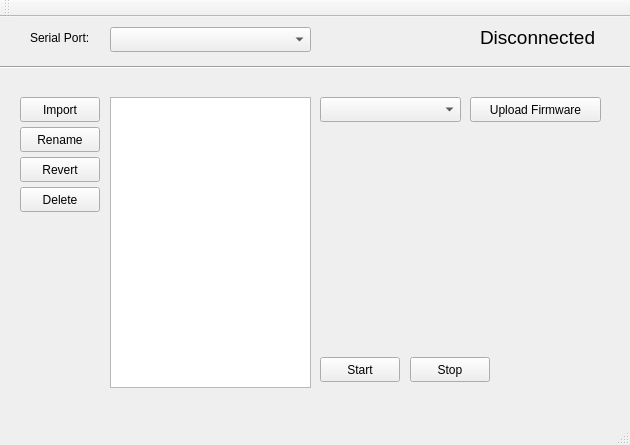
<?xml version="1.0" encoding="UTF-8"?>
<ui version="4.0">
 <class>MainWindow</class>
 <widget class="QMainWindow" name="MainWindow">
  <property name="geometry">
   <rect>
    <x>0</x>
    <y>0</y>
    <width>630</width>
    <height>445</height>
   </rect>
  </property>
  <property name="windowTitle">
   <string>86Scratch</string>
  </property>
  <widget class="QWidget" name="centralWidget">
   <widget class="QListWidget" name="projectListWidget">
    <property name="geometry">
     <rect>
      <x>110</x>
      <y>80</y>
      <width>201</width>
      <height>291</height>
     </rect>
    </property>
    <property name="font">
     <font>
      <pointsize>16</pointsize>
      <underline>false</underline>
     </font>
    </property>
    <property name="cursor" stdset="0">
     <cursorShape>PointingHandCursor</cursorShape>
    </property>
    <property name="lineWidth">
     <number>1</number>
    </property>
    <property name="midLineWidth">
     <number>0</number>
    </property>
   </widget>
   <widget class="QComboBox" name="serialComboBox">
    <property name="geometry">
     <rect>
      <x>110</x>
      <y>10</y>
      <width>201</width>
      <height>25</height>
     </rect>
    </property>
   </widget>
   <widget class="Line" name="line">
    <property name="geometry">
     <rect>
      <x>0</x>
      <y>40</y>
      <width>631</width>
      <height>20</height>
     </rect>
    </property>
    <property name="orientation">
     <enum>Qt::Horizontal</enum>
    </property>
   </widget>
   <widget class="QPushButton" name="importButton">
    <property name="geometry">
     <rect>
      <x>20</x>
      <y>80</y>
      <width>80</width>
      <height>25</height>
     </rect>
    </property>
    <property name="text">
     <string>Import</string>
    </property>
   </widget>
   <widget class="QPushButton" name="revertButton">
    <property name="geometry">
     <rect>
      <x>20</x>
      <y>140</y>
      <width>80</width>
      <height>25</height>
     </rect>
    </property>
    <property name="text">
     <string>Revert</string>
    </property>
   </widget>
   <widget class="QPushButton" name="deleteButton">
    <property name="geometry">
     <rect>
      <x>20</x>
      <y>170</y>
      <width>80</width>
      <height>25</height>
     </rect>
    </property>
    <property name="text">
     <string>Delete</string>
    </property>
   </widget>
   <widget class="QLabel" name="statusLabel">
    <property name="geometry">
     <rect>
      <x>480</x>
      <y>10</y>
      <width>131</width>
      <height>21</height>
     </rect>
    </property>
    <property name="font">
     <font>
      <pointsize>14</pointsize>
     </font>
    </property>
    <property name="text">
     <string>Disconnected</string>
    </property>
   </widget>
   <widget class="QPushButton" name="uploadFirmwareButton">
    <property name="geometry">
     <rect>
      <x>470</x>
      <y>80</y>
      <width>131</width>
      <height>25</height>
     </rect>
    </property>
    <property name="text">
     <string>Upload Firmware</string>
    </property>
   </widget>
   <widget class="QPushButton" name="startButton">
    <property name="geometry">
     <rect>
      <x>320</x>
      <y>340</y>
      <width>80</width>
      <height>25</height>
     </rect>
    </property>
    <property name="text">
     <string>Start</string>
    </property>
   </widget>
   <widget class="QComboBox" name="firmwaresComboBox">
    <property name="geometry">
     <rect>
      <x>320</x>
      <y>80</y>
      <width>141</width>
      <height>25</height>
     </rect>
    </property>
   </widget>
   <widget class="QLabel" name="serialLabel">
    <property name="geometry">
     <rect>
      <x>30</x>
      <y>10</y>
      <width>71</width>
      <height>21</height>
     </rect>
    </property>
    <property name="text">
     <string>Serial Port:</string>
    </property>
   </widget>
   <widget class="QPushButton" name="stopButton">
    <property name="geometry">
     <rect>
      <x>410</x>
      <y>340</y>
      <width>80</width>
      <height>25</height>
     </rect>
    </property>
    <property name="text">
     <string>Stop</string>
    </property>
   </widget>
   <widget class="QPushButton" name="renameButton">
    <property name="geometry">
     <rect>
      <x>20</x>
      <y>110</y>
      <width>80</width>
      <height>25</height>
     </rect>
    </property>
    <property name="text">
     <string>Rename</string>
    </property>
   </widget>
  </widget>
  <widget class="QMenuBar" name="menuBar">
   <property name="geometry">
    <rect>
     <x>0</x>
     <y>0</y>
     <width>630</width>
     <height>22</height>
    </rect>
   </property>
  </widget>
  <widget class="QToolBar" name="mainToolBar">
   <attribute name="toolBarArea">
    <enum>TopToolBarArea</enum>
   </attribute>
   <attribute name="toolBarBreak">
    <bool>false</bool>
   </attribute>
  </widget>
  <widget class="QStatusBar" name="statusBar"/>
 </widget>
 <layoutdefault spacing="6" margin="11"/>
 <resources/>
 <connections/>
</ui>
